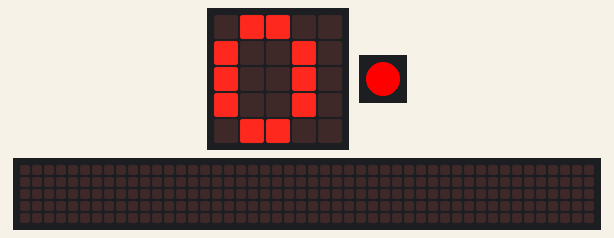
This program was run on a simulated Calliope mini (MakeCode). On the bench: the board's 5×5 LED display, 1 RGB LEDs in strip order, left to right, a strip that is not on the board, showing the scrolling text unrolled. The 48×5 strip is a reading aid, not a part: it shows the text the display is scrolling, unrolled, one strip-width of it at a time.

Above: at 0.1 s.
At 4.7 s:
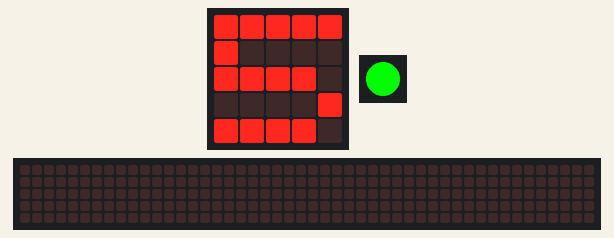
At 15.2 s:
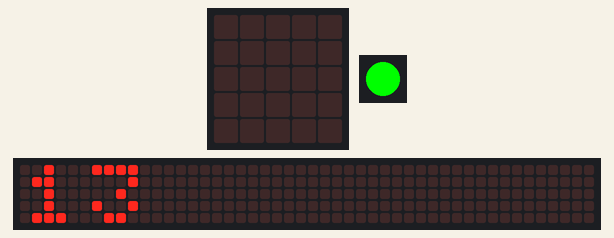
At 34.24 s:
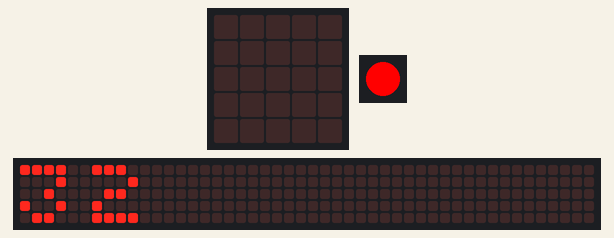
Timing chart, 0 to 40.0 s (numbered marks = the images above):
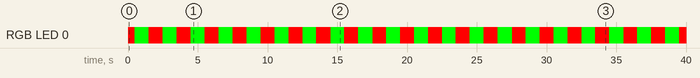

Measured:
- by itself, RGB LED 0: repeats every 2.0 s: RGB(0, 255, 0) 1.0 s, RGB(255, 0, 0) 1.0 s
- what the display in image 1 shows lasts 0.9 s, from 4.6 s to 5.5 s
- what the display in image 2 shows lasts 0.4 s, from 15.0 s to 15.4 s

The program:

main.ts
```typescript
let zeit = 0
let blinkzeit = 0
basic.forever(function () {
    zeit = input.runningTime()
    zeit = zeit / 1000
    zeit = Math.round(zeit)
    basic.showNumber(zeit)
})
basic.forever(function () {
    blinkzeit = Math.round(input.runningTime() / 1000)
    if (blinkzeit % 2 == 0) {
        basic.setLedColor(0xff0000)
    } else {
        basic.setLedColor(0x00ff00)
    }
})
```

test.ts
```typescript
// Hier kann man Tests durchführen; diese Datei wird nicht kompiliert, wenn dieses Paket als Erweiterung verwendet wird.
```
